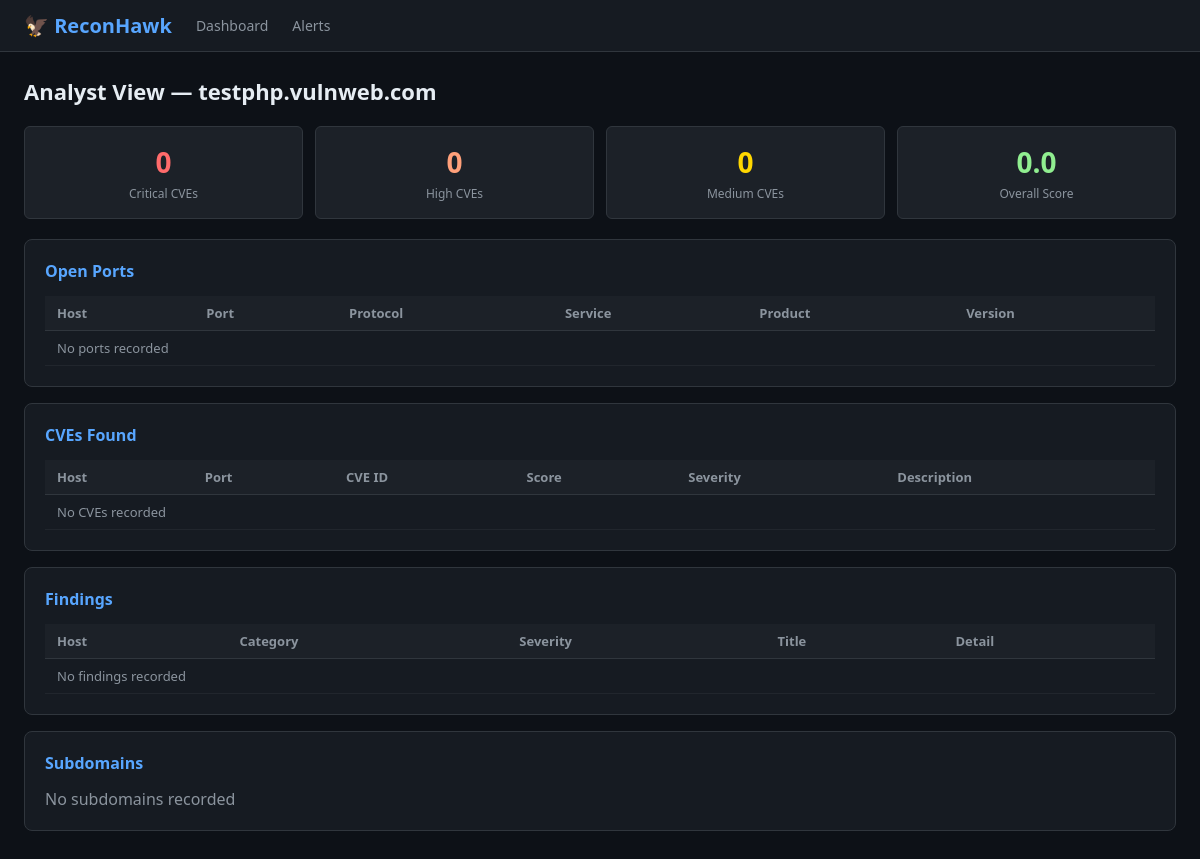
The page /analyst/8 on the database its author committed.
### tables this page shows
CREATE TABLE scans (
            id          INTEGER PRIMARY KEY AUTOINCREMENT,
            domain      TEXT NOT NULL,
            scan_date   TEXT NOT NULL,
            status      TEXT DEFAULT 'running',
            summary     TEXT
        );

CREATE TABLE risk_scores (
            id               INTEGER PRIMARY KEY AUTOINCREMENT,
            scan_id          INTEGER,
            domain           TEXT,
            overall_score    REAL,
            overall_severity TEXT,
            total_cves       INTEGER,
            critical_count   INTEGER,
            high_count       INTEGER,
            medium_count     INTEGER,
            low_count        INTEGER,
            FOREIGN KEY (scan_id) REFERENCES scans(id)
        );

### dashboard/app.py (the view)
@app.route("/analyst/<int:scan_id>")
def analyst_view(scan_id):
    data = db_manager.get_scan_data(scan_id)
    return render_template("analyst.html", data=data, scan_id=scan_id)

### database/db_manager.py (called while the page is built)
def get_scan_data(scan_id):
    conn = sqlite3.connect(config.DB_PATH)
    c    = conn.cursor()
    c.execute("SELECT * FROM scans WHERE id=?",      (scan_id,))
    scan = c.fetchone()
    c.execute("SELECT * FROM subdomains WHERE scan_id=?", (scan_id,))
    subdomains = c.fetchall()
    c.execute("SELECT * FROM ports WHERE scan_id=?", (scan_id,))
    ports = c.fetchall()
    c.execute("SELECT * FROM cves WHERE scan_id=?",  (scan_id,))
    cves = c.fetchall()
    c.execute("SELECT * FROM findings WHERE scan_id=?", (scan_id,))
    findings = c.fetchall()
    c.execute("SELECT * FROM risk_scores WHERE scan_id=?", (scan_id,))
    risk = c.fetchone()
    conn.close()
    return {
        "scan"      : scan,
        "subdomains": subdomains,
        "ports"     : ports,
        "cves"      : cves,
        "findings"  : findings,
        "risk"      : risk,
    }

### dashboard/templates/analyst.html (shortened to what this page needs)
{% extends "base.html" %}
{% block content %}
{% set scan  = data.scan %}
{% set risk  = data.risk %}
<h1>Analyst View — {{ scan[1] if scan else 'Unknown' }}</h1>
{% if risk %}
<div class="stat-grid" style="margin-bottom:20px">
  <div class="stat-box">
    <div class="stat-num" style="color:#ff6b6b">{{ risk[6] }}</div>
    <div class="stat-label">Critical CVEs</div>
  </div>
  <div class="stat-box">
    <div class="stat-num" style="color:#ffa07a">{{ risk[7] }}</div>
    <div class="stat-label">High CVEs</div>
  </div>
  <div class="stat-box">
    <div class="stat-num" style="color:#ffd700">{{ risk[8] }}</div>
    <div class="stat-label">Medium CVEs</div>
  </div>
  <div class="stat-box">
    <div class="stat-num" style="color:#90ee90">{{ risk[3] }}</div>
    <div class="stat-label">Overall Score</div>
  </div>
</div>
{% endif %}
<div class="card">
  <h2>Open Ports</h2>
  <table>
    <tr><th>Host</th><th>Port</th><th>Protocol</th>
        <th>Service</th><th>Product</th><th>Version</th></tr>
    {% for p in data.ports %}
    <tr>
      <td>{{ p[2] }}</td><td><span class="tag">{{ p[3] }}</span></td>
      <td>{{ p[4] }}</td><td>{{ p[5] }}</td>
      <td>{{ p[6] }}</td><td>{{ p[7] }}</td>
    </tr>
    {% else %}
    <tr><td colspan="6" style="color:#8b949e">No ports recorded</td></tr>
    {% endfor %}
  </table>
</div>
<div class="card">
  <h2>CVEs Found</h2>
  <table>
    <tr><th>Host</th><th>Port</th><th>CVE ID</th>
        <th>Score</th><th>Severity</th><th>Description</th></tr>
    {% for c in data.cves %}
    <tr>
      <td>{{ c[2] }}</td>
      <td><span class="tag">{{ c[3] }}</span></td>
      <td><span class="tag">{{ c[4] }}</span></td>
      <td>{{ c[5] }}</td>
      <td><span class="badge badge-{{ c[6]|lower }}">{{ c[6] }}</span></td>
      <td style="font-size:12px">{{ c[7][:100] }}</td>
    </tr>
    {% else %}
    <tr><td colspan="6" style="color:#8b949e">No CVEs recorded</td></tr>
    {% endfor %}
  </table>
</div>
<div class="card">
  <h2>Findings</h2>
  <table>
    <tr><th>Host</th><th>Category</th><th>Severity</th>
        <th>Title</th><th>Detail</th></tr>
    {% for f in data.findings %}
    <tr>
      <td>{{ f[2] }}</td><td>{{ f[3] }}</td>
      <td><span class="badge badge-{{ f[4]|lower }}">{{ f[4] }}</span></td>
      <td>{{ f[5] }}</td><td style="font-size:12px">{{ f[6] }}</td>
    </tr>
    {% else %}
    <tr><td colspan="5" style="color:#8b949e">No findings recorded</td></tr>
    {% endfor %}
  </table>
</div>
<div class="card">
  <h2>Subdomains</h2>
  <div style="display:flex;flex-wrap:wrap;gap:8px">
    {% for s in data.subdomains %}
    <span class="tag">{{ s[3] }}</span>
    {% else %}
    <span style="color:#8b949e">No subdomains recorded</span>
    {% endfor %}
  </div>
</div>
{% endblock %}

### dashboard/templates/base.html (style rules this page uses)
* { box-sizing: border-box; margin: 0; padding: 0; }
body { font-family: 'Segoe UI', monospace; background: #0d1117; color: #c9d1d9; }
.card { background: #161b22; border: 1px solid #30363d; border-radius: 8px; padding: 20px; margin-bottom: 16px; }
.card h2 { font-size: 16px; color: #58a6ff; margin-bottom: 14px; }
table { width: 100%; border-collapse: collapse; font-size: 13px; }
th { background: #1c2128; color: #8b949e; padding: 8px 12px; text-align: left; border-bottom: 1px solid #30363d; }
td { padding: 8px 12px; border-bottom: 1px solid #21262d; }
.stat-grid { display: grid; grid-template-columns: repeat(4, 1fr); gap: 12px; }
.stat-box { background: #1c2128; border: 1px solid #30363d; border-radius: 6px; padding: 16px; text-align: center; }
.stat-num { font-size: 28px; font-weight: bold; }
.stat-label { font-size: 12px; color: #8b949e; margin-top: 4px; }
h1 { font-size: 22px; margin-bottom: 20px; color: #e6edf3; }

### rows shown on the page
scans: domain "testphp.vulnweb.com"
risk_scores: critical_count "0", high_count "0", medium_count "0", overall_score "0.0"
